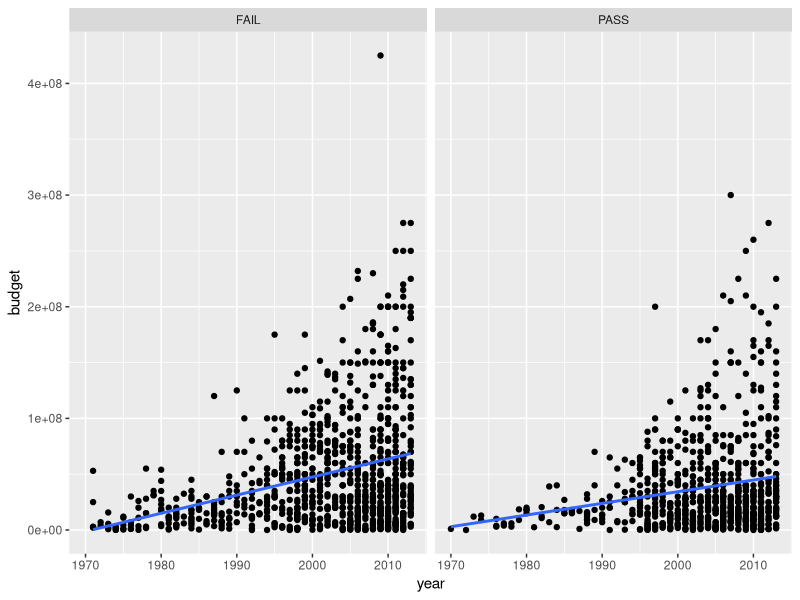
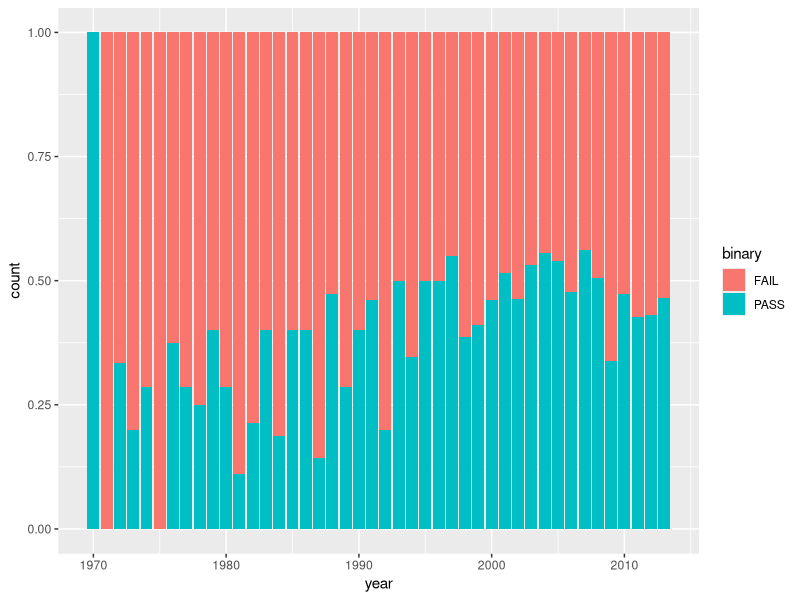
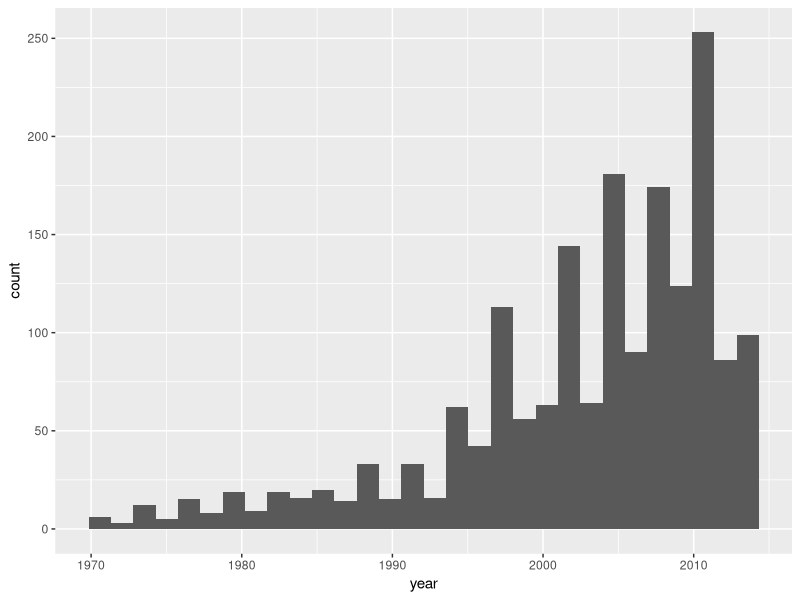
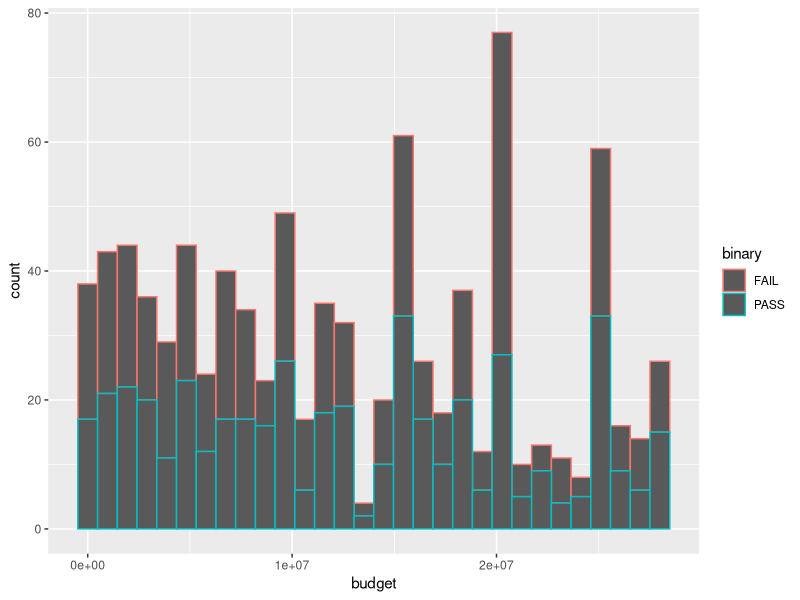
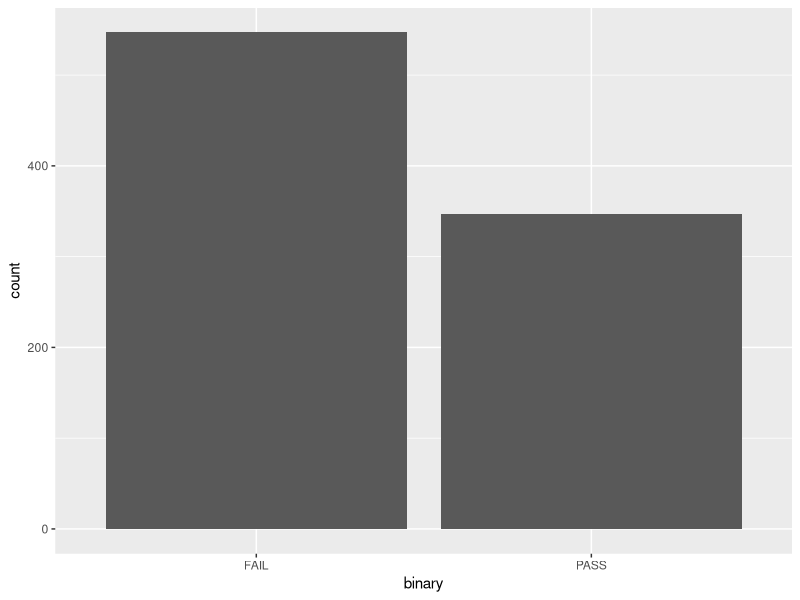
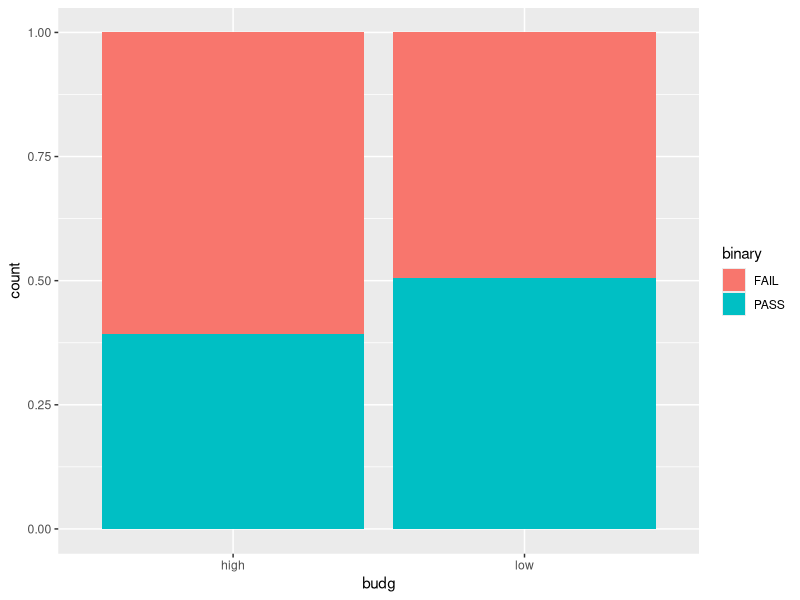
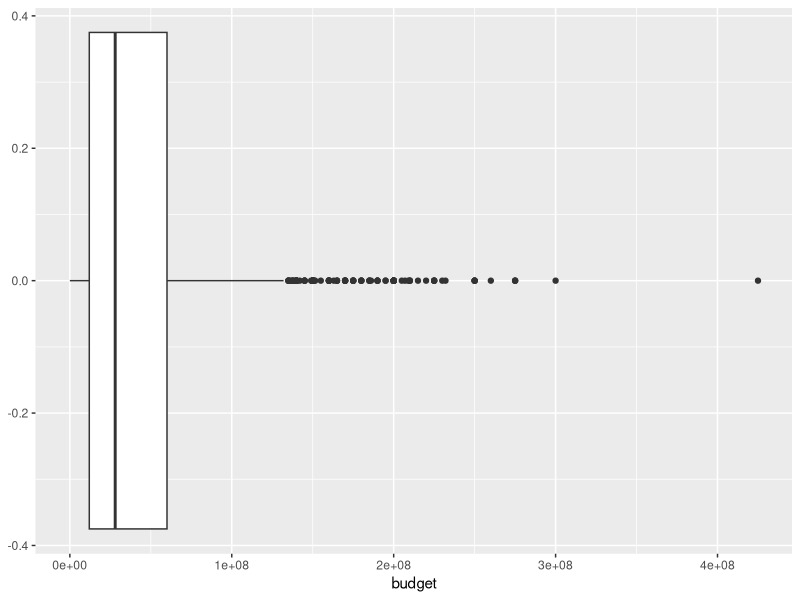

Write the R code that produced these figures, in order.
## ---- chunk 1
#| label: load-packages
#| message: false
library(tidyverse)
## ---- chunk 2
#| label: load-data-wealth-and-income

bechdel<- read.csv(file = 'data/bechdel_test.csv')
bechdel
## ---- chunk 3
bechdel|>
  ggplot(aes(x = year, y =budget))+
  geom_point() +
  facet_wrap(~binary) +
  geom_smooth(method = lm, se = FALSE)
## ---- chunk 4
bechdel|>
  ggplot(aes(x = year, fill = binary)) +
  geom_bar(position = "fill")
bechdel|>
  filter(year == 1970)
bechdel|>
  ggplot(aes(x = year)) +
  geom_histogram()
## ---- chunk 5
bechdel|>
summarize(median = median(budget))
low_budget <- bechdel |>
  filter(budget<= 2.8e+07)
high_budget <- bechdel |>
  filter(budget>2.8e+07 )
low_budget|>
  ggplot(aes(x = budget, color = binary)) +
  geom_histogram()
high_budget |>
  ggplot(aes(x = binary)) +
  geom_bar() 


bechdel$budg<- as.factor(ifelse(bechdel$budget<2.8e+07, "low", "high"))
bechdel|>
  ggplot(aes(x = budg, fill = binary)) +
  geom_bar(position = "fill")
bechdel|>
  ggplot(aes(x = budget)) +
  geom_boxplot()
 
